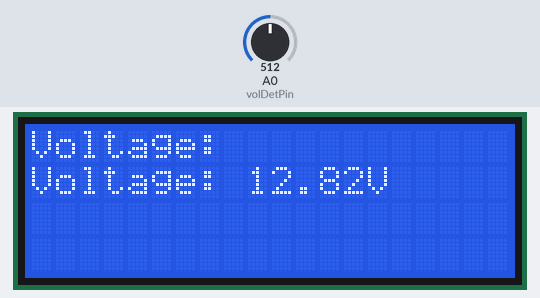
Bench run of a sketch on a simulated Arduino Uno, built with avr-gcc and run on an emulated ATmega328P. On the bench: 20×4 character LCD. The test bench sets the inputs (shaded band); at power-on: A0 (volDetPin) = 512. What the sketch prints to the serial monitor is not drawn.

Above: at 1.2 s.
1.3 s: A0 (volDetPin) set to 415
At 2.5 s:
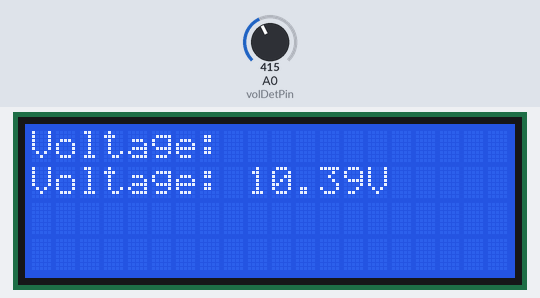
3.6 s: A0 (volDetPin) set to 386
At 5.1 s:
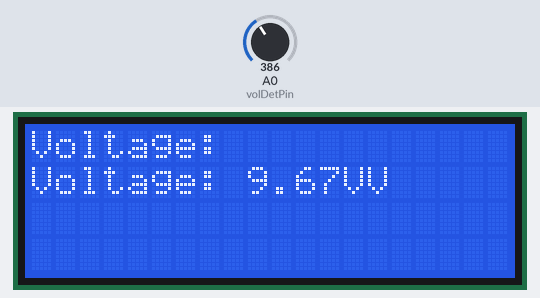
5.6 s: A0 (volDetPin) set to 306
At 6.5 s:
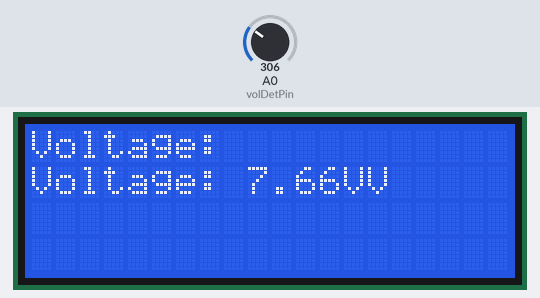
Timing chart, 0 to 8.6 s (numbered marks = the images above; inputs shaded):
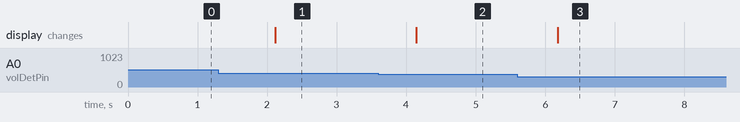

The sketch:

Display_T1.ino
```cpp
#include <LiquidCrystal_I2C.h>

const int volDetPin = A0;
float vin;
float vout;
float voltageDetVal;
const float shldredfactor = 5.128;
const float vcc = 5.00;

LiquidCrystal_I2C lcd(0x27, 20, 4); // set the LCD address to 0x27

void setup() {
  lcd.init(); // initialize the LCD
  lcd.backlight();
  lcd.print("Voltage:");
  Serial.begin(9600);
}

void loop() {
  voltageDetVal = analogRead(volDetPin);
  vout = (voltageDetVal / 1024) * vcc;
  vin = vout * shldredfactor;

  Serial.print("Voltage = ");
  Serial.print(vin);
  Serial.println("V");

  lcd.setCursor(0, 1);
  lcd.print("Voltage: ");
  lcd.print(vin);
  lcd.print("V");

  delay(1000);
}
```

Measured:
- the behaviour switches between 400 and 399 on A0 (volDetPin) (found by bisection; images 1 and 2)
- after the input at 1.3 s, the display: changes after 0.82 s (image 1)
- after the input at 3.6 s, the display: changes after 0.55 s (image 2)
- after the input at 5.6 s, the display: changes after 0.58 s (image 3)
